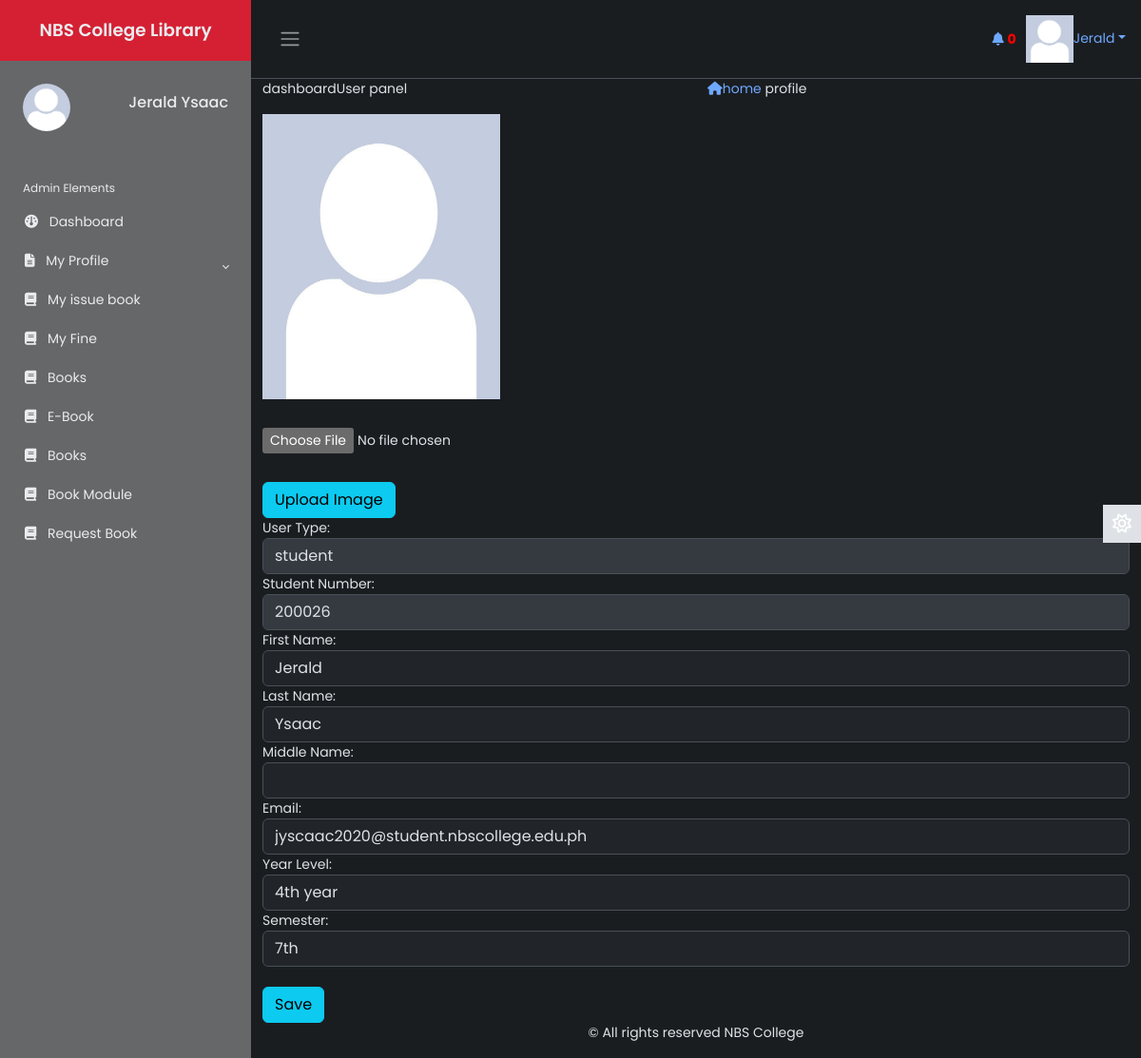
Before: /Source/librarian/user/student/profile.php (signed in) with the older database file.
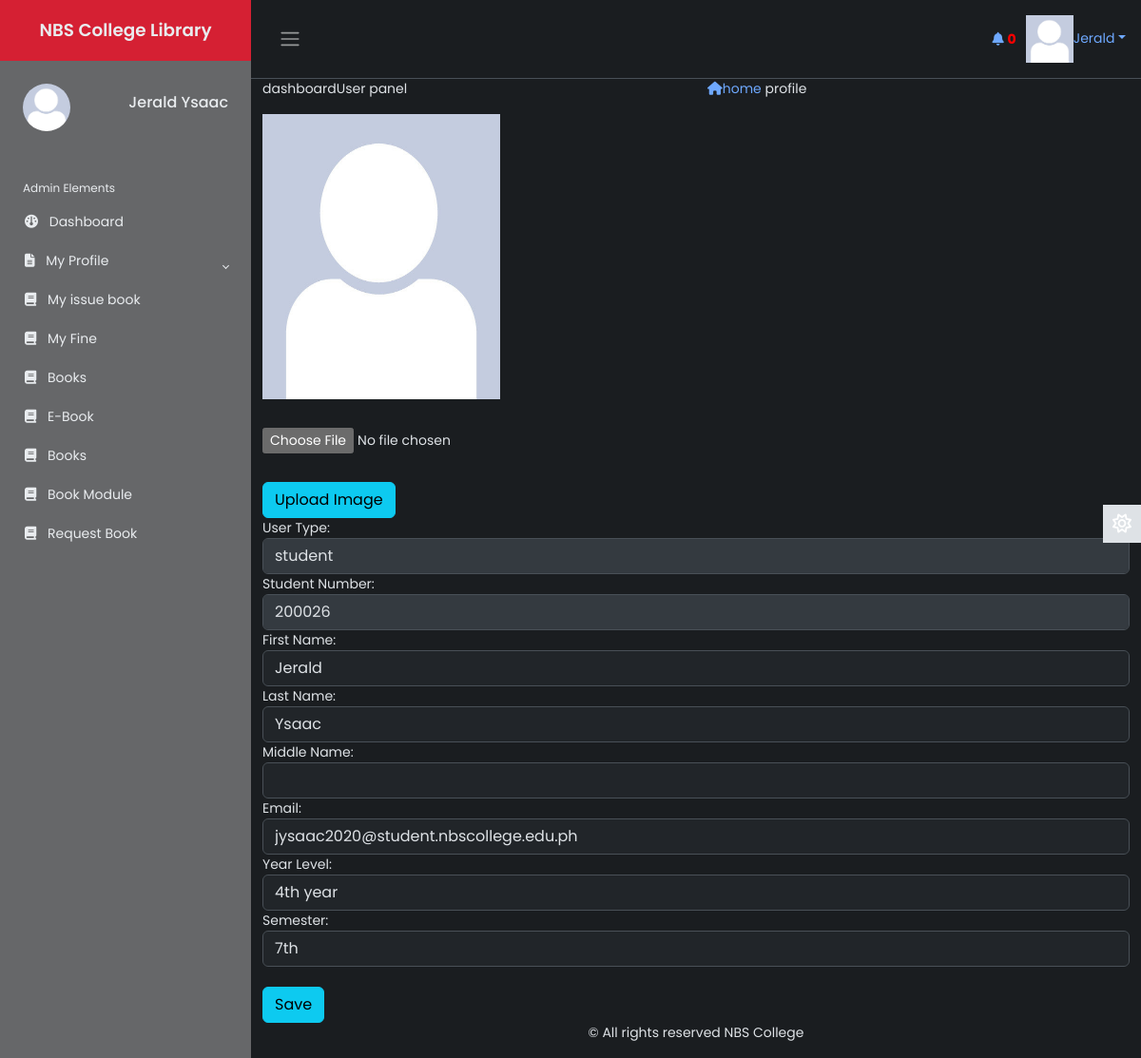
After: the same page with the newer database file.
### tables this page shows
CREATE TABLE `student` (
  `student_number` varchar(20) NOT NULL,
  `first_name` varchar(50) NOT NULL,
  `last_name` varchar(50) NOT NULL,
  `middle_name` varchar(50) NOT NULL,
  `email` varchar(50) NOT NULL,
  `course` varchar(10) NOT NULL,
  `year` varchar(20) NOT NULL,
  `semester` varchar(20) NOT NULL,
  `password` varchar(50) NOT NULL,
  `user_type` varchar(7) NOT NULL,
  `photo` varchar(500) NOT NULL,
  `status` varchar(7) NOT NULL,
  `vkey` varchar(255) NOT NULL,
  `verified` varchar(3) NOT NULL
);

### Source/librarian/user/student/profile.php (the view, shortened to what the changed rows need)
       <?php
   include 'inc/header.php';
   include 'inc/connection.php';
?>
<div class="dashboard-content">
	<div class="dashboard-header">
		<div class="container">
			<div class="profile-content">
				<div class="row">
					<div class="col-md-3">
						<div class="photo">
							<?php
                                   $res1 = mysqli_query($link, "select * from student where student_number='".$_SESSION['student']."'");
                                   while ($row = mysqli_fetch_array($res1)){
                                       ?><img src="<?php echo $row["photo"]; ?> " height="300px" width="250px" alt="something wrong"></a> <?php
                                   }
                               ?>
						</div>
					</div>
					<div class="col-md-7">
						<div class="details">
                               <?php
                                      $res6 = mysqli_query($link, "select * from student where student_number='$_SESSION[student]' ");
                                      while($row6 = mysqli_fetch_array($res6)){
                                       $student_number      = $row6['student_number'];
                                       $first_name  = $row6['first_name'];
                                       $last_name      = $row6['last_name'];
                                       $email      = $row6['email'];
                                       $year      = $row6['year'];
                                       $semester     = $row6['semester'];
                                       $user_type     = $row6['user_type'];
                                       }
                                   ?>
                               <form method="post">
                                     <div class="form-group details-control">
                                       <label for="utype">User Type:</label>
                                        <input type="text" class="form-control custom"  name="utype" value="<?php echo $user_type; ?>"  disabled="" />
                                   </div>
                                   <div class="form-group details-control">
                                       <label for="regno" class="text-right">Student Number:</label>
                                       <input type="text" class="form-control custom"  name="regno" value="<?php echo $student_number; ?>" disabled />
                                   </div>
                                   <div class="form-group details-control">
                                        <label for="first_name">First Name:</label>
                                       <input type="text" class="form-control custom"  name="first_name" value="<?php echo $first_name; ?>"  />
                                   </div>
                                   <div class="form-group details-control">
                                       <label for="name" class="text-right">Last Name:</label>
                                       <input type="text" class="form-control custom"  name="name" value="<?php echo $last_name; ?>" />
                                   </div>
                                   <div class="form-group details-control">
                                       <label for="session" class="text-right">Email:</label>
                                       <input type="text" class="form-control custom"  name="session" value="<?php echo $email; ?>" />
                                   </div>
                                   <div class="form-group details-control">
                                       <label for="dept" class="text-right">Year Level:</label>
                                       <input type="text" class="form-control custom"  name="dept" value="<?php echo $year; ?>" />
                                   </div>
                                   <div class="form-group details-control">
                                        <label for="email">Semester:</label>
                                       <input type="text" class="form-control custom"  name="email" value="<?php echo $semester; ?>" />
                                   </div>
                                   <br>
                               </form>
		                </div>
	                </div>
				</div>
			</div>
		</div>
	</div>
       </div>

### Source/librarian/user/student/inc/header.php (shortened to what the changed rows need)
<?php
include 'inc/connection.php';
?>
<!DOCTYPE html>
<html lang="en" data-bs-theme="dark">
<head>
    <link href="https://cdn.datatables.net/v/dt/jszip-3.10.1/dt-2.0.3/b-3.0.1/b-html5-3.0.1/b-print-3.0.1/datatables.min.css" rel="stylesheet">
    <link rel="stylesheet" href="inc/css/bootstrap.min.css">
    <link rel="stylesheet" href="inc/css/custom1.css">
    <link rel="stylesheet" href="inc/css/animate.css">
</head>
<body>
    <div class="wrapper">
    <aside id="sidebar" class="js-sidebar">
            <div class="h-100">
                <ul class="sidebar-nav">
                    <li class="sidebar-header">
                        <span>
							  ?><img src="<?php echo $row["photo"]; ?> " height="50px" width="50px" alt="something wrong" class="rounded-circle"></a> <?php
						  $res1 = mysqli_query($link, "select * from student where student_number='".$_SESSION['student']."'");
						  while ($row1 = mysqli_fetch_array($res1)){
							  ?><img src="<?php echo $row1["photo"]; ?> " height="50px" width="50px" alt="something wrong" class="rounded-circle"> </a> <?php
						  }
                        ?>
                        </span>
                        <h6 style="float: right; margin-top: 10px;">
			   		<?php
					$res1 = mysqli_query($link, "select * from student where student_number='".$_SESSION['student']."'");
					while ($row = mysqli_fetch_array($res1)){
						?><?php echo $row["first_name"]; ?><span> <?php echo $row["last_name"]; ?></span><?php
					}
			   		?>
            			</h6>
                    </li>
                    <br>
                </ul>
            </div>
        </aside>
        <div class="main">
            <nav class="navbar navbar-expand px-3 border-bottom">
                <div class="navbar-collapse navbar">
                        <li class="nav-item dropdown">
								<?php
									  $res1 = mysqli_query($link, "select * from student where student_number='".$_SESSION['student']."'");
										  ?><a href="" class="dropdown-toggle" data-bs-toggle="dropdown" ><img src="<?php echo $row["photo"]; ?>" alt="" height="50px" width="50px" ><span><?php echo $_SESSION["student"]; ?></span></a> <?php
									  while ($row = mysqli_fetch_array($res1)){
										 ?><a href="" class="dropdown-toggle" data-bs-toggle="dropdown" ><img src="<?php echo $row["photo"]; ?>" height="50px" width="50px" img-ro alt=""><span><?php echo $row["first_name"]; ?></span></a> <?php
									 }
                                ?>
                        </li>
                </div>
            </nav>
</body>
</html>

Changed rows visible on the page:
changed student "Jerald": session "jyscaac2020@student.nbscollege.edu.ph" → "jysaac2020@student.nbscollege.edu.ph"
